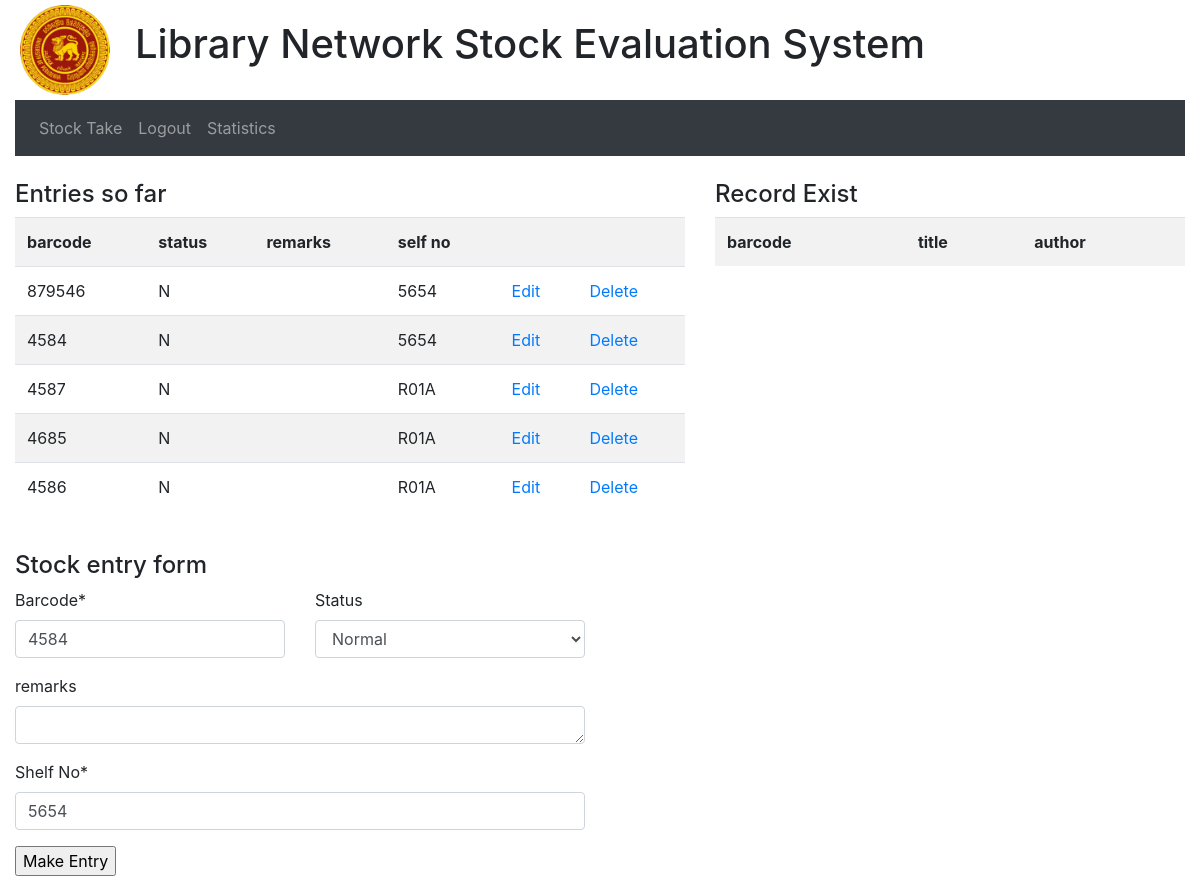
Screenshot of /edit_stock_entry/42 (signed in) with the database file from the repository.
### user/models.py (models this page shows)
class StockEntry(models.Model):
	STATUS = [
		('D', 'Duplicate'),
		('O', 'Other'),
		('M', 'Missmatch'),
	]
	id = models.AutoField(primary_key=True)
	barcode = models.CharField('barcode',max_length=10)
	status = models.CharField('status',max_length=1, choices=STATUS,null=True)
	user = models.ForeignKey(User,on_delete=models.CASCADE,null=True, default="")
	shelf_no = models.CharField('shelf no',max_length=20)
	remarks = models.TextField('Remarks',null=True)
	date = models.DateField(auto_now=True)

### user/views.py (the view)
# urls.py: re_path(r'^edit_stock_entry/(\w*)/*$',login_required(EditStockEntry.as_view())),
class EditStockEntry(View):
	def get(self,request,id):
		params={}
		entries_so_far = StockEntry.objects.filter(user=request.user).order_by('-id')[:5]
		params['entries'] = reversed(entries_so_far)
		stock_entry = StockEntry.objects.get(id=id)
		data = {'id':id,
				'barcode':stock_entry.barcode,
				'status':stock_entry.status,
				'remarks':stock_entry.remarks,
				'shelf_no':stock_entry.shelf_no,
				'is_update':True
				}
		form = StockTakingForm(data)
		params['form'] = form
		return render(request, 'user/stock_take.html', params)

### user/forms.py
class StockTakingForm(forms.Form):
	STATUS = [
		('N', 'Normal'),
		('D', 'Duplicate'),
		('O', 'Other'),
		('M', 'Missmatch')
	]
	id=forms.CharField(widget=forms.HiddenInput(), required=False)
	barcode = forms.CharField(label="Barcode", max_length=10)
	status = forms.ChoiceField(choices=STATUS, required=False)
	remarks = forms.CharField(label="remarks", widget=forms.Textarea(attrs={'rows': 1,'cols': 85}), max_length=750, required=False)
	shelf_no = forms.CharField(label="Shelf No", max_length=20)
	is_update = forms.BooleanField(widget=forms.HiddenInput(),required=False,initial=False)

### templates/user/stock_take.html (shortened to what this page needs)
{% extends "base.html" %}
{% load crispy_forms_tags %}
{% block content %}
	<div class="row">
		<div class='col-lg-7'>
			<h4 class="mt-4">Entries so far</h4>
			<table class="table table-striped">
			<tr>
				<th>barcode</th>
				<th>status</th>
				<th>remarks</th>
				<th>self no</th>
				<th></th>
				<th></th>
			</tr>
			{% for stock_entry in entries %}
				<tr>
					<td>{{stock_entry.barcode}}</td>
					<td>{{stock_entry.status}}</td>
					<td>{{stock_entry.remarks}}</td>
					<td>{{stock_entry.shelf_no}}</td>
					<td><a href="/edit_stock_entry/{{stock_entry.id}}">Edit</a></td>
					<td><a href="/delete_stock_entry/{{stock_entry.id}}">Delete</a></td>
				</tr>
			{% endfor %}
			</table>
		</div>
		<div class="col-lg-5">
			<h4 class="mt-4">Record Exist</h4>
			<table class="table table-striped">
			<tr>
				<th>barcode</th>
				<th>title</th>
				<th>author</th>
			</tr>
			</table>
		</div>
	</div>
	<form method="POST" action="/stock_take/">
		<div class="row">
			<div class="col-lg-6">
				<h4 class="mt-4">Stock entry form</h4>
				<div class='row'>
					<div class="col">
						{{ form.barcode|as_crispy_field }}
					</div>
					<div class="col">
						{{ form.status|as_crispy_field }}
					</div>
				</div>
				{{ form.remarks|as_crispy_field }}
				{{ form.shelf_no|as_crispy_field }}
				<input type="submit" value="Make Entry" />
			</div>
		</div>
	</form>
{% endblock %}

### rows the page displays
StockEntry: barcode "879546", status "N", shelf_no "5654"
StockEntry: barcode "4584", status "N", shelf_no "5654", status "Normal"
StockEntry: barcode "4587", status "N", shelf_no "R01A"
StockEntry: barcode "4685", status "N", shelf_no "R01A"
StockEntry: barcode "4586", status "N", shelf_no "R01A"
